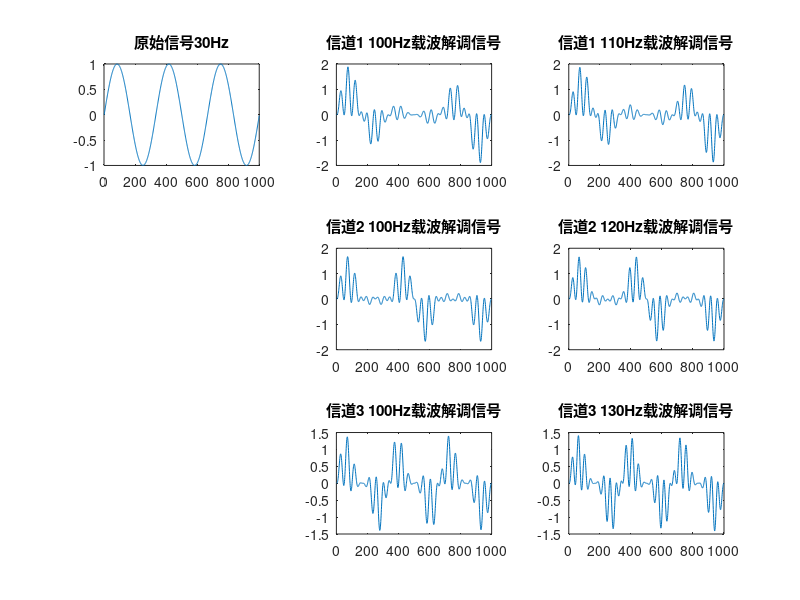

Write MATLAB code to recreate this figure.
% 研究FDM下载波之间信道间干扰

% 正弦波参数
fs1 = 30;                   % 信号频率为30Hz
fc1 = 100;                  % 载波1频率为100Hz
fc2 = 110;                  % 载波2频率为110Hz
fc3 = 120;                  % 载波3频率为120Hz
fc4 = 130;                  % 载波4频率为130Hz
Fs = 10000;                 % 采样率10000Hz
t1 = 0; t2 = 0.1;           % 仿真时间0-0.1s

t = t1:1/Fs:t2-1/Fs;

% 信号
s1 = sin( 2*pi*fs1*t );

% 载波
c1 = sin( 2*pi*fc1*t );
c2 = sin( 2*pi*fc2*t );
c3 = sin( 2*pi*fc3*t );
c4 = sin( 2*pi*fc4*t );

% 生成信道信号
a1 = s1.*c1 + s1.*c2;
a2 = s1.*c1 + s1.*c3;
a3 = s1.*c1 + s1.*c4;

% 解调
y11 = a1.*c1, y12 = a1.*c2;
y21 = a2.*c1, y22 = a2.*c3;
y31 = a3.*c1, y32 = a3.*c4;

% 输出结果
figure(1);
subplot(3,3,1),plot(s1),title('原始信号30Hz');
subplot(3,3,2),plot(y11),title('信道1 100Hz载波解调信号');
subplot(3,3,3),plot(y12),title('信道1 110Hz载波解调信号');
subplot(3,3,5),plot(y21),title('信道2 100Hz载波解调信号');
subplot(3,3,6),plot(y22),title('信道2 120Hz载波解调信号');
subplot(3,3,8),plot(y31),title('信道3 100Hz载波解调信号');
subplot(3,3,9),plot(y32),title('信道3 130Hz载波解调信号');
